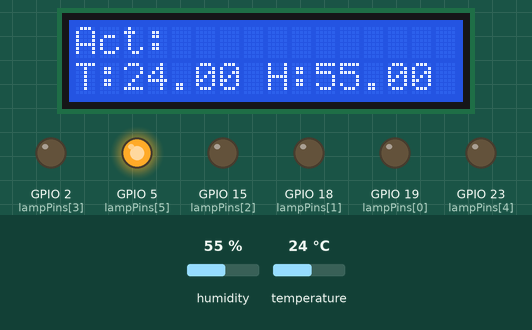
The sketch below on a simulated ESP32. Shown: 16×2 character LCD, output pins drawn as LEDs (lit = HIGH). The inputs (shaded band) are chosen by the test bench; at power-on: humidity 55 %, temperature 24 °C. WiFi joins after 1.5 s; servers stay silent unless stated; what the sketch prints to the serial monitor is not drawn.

Above: at 7.6 s.
7.7 s: humidity set to 22 %
At 12.8 s:
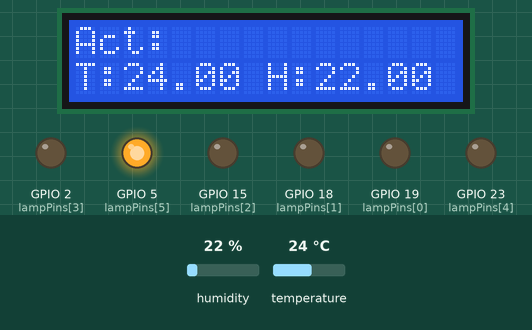
13.5 s: temperature set to 12 °C
At 17.8 s:
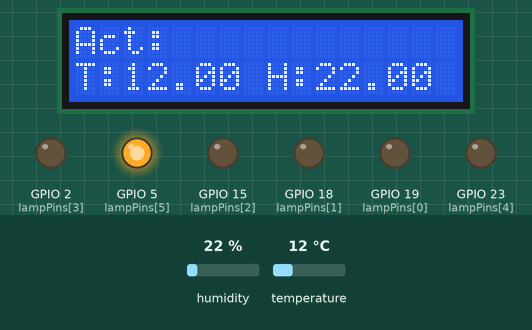
18.5 s: humidity set to 40 %
At 22.8 s:
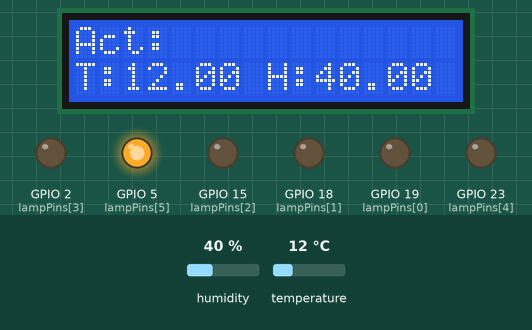
23.5 s: temperature set to 19 °C
At 27.8 s:
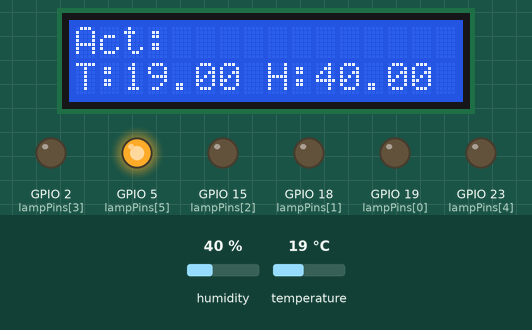
Timing chart, 0 to 29.3 s (numbered marks = the images above; inputs shaded):
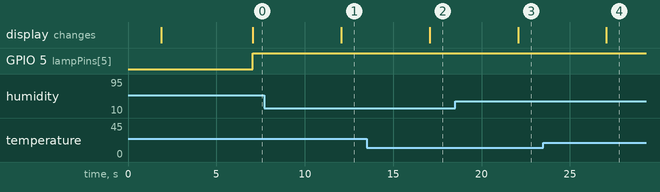

The sketch:

BlynkLamps.ino
```cpp
#define BLYNK_PRINT Serial

int pin        = 21;

//#include <WiFi.h>
//#include <WiFiClient.h>
#include <BlynkSimpleEsp32.h>

#include "DHT.h"        // including the library of DHT11 temperature and humidity sensor

#define DHTTYPE DHT11   // DHT 11

#define dht_dpin 4
DHT dht(dht_dpin, DHTTYPE);

typedef enum HomeLamps_e
{
  EHOMELAMPS_MIN = 0,
  EHOMELAMPS_KITCHEN = EHOMELAMPS_MIN,
  EHOMELAMPS_BEDROOM,
  EHOMELAMPS_LIVINGROOM,
  EHOMELAMPS_CORRIDOR,
  EHOMELAMPS_ALARM_ACTIVE,
  EHOMELAMPS_ALARM_TRIGGERED,
  EHOMELAMPS_MAX
} HomeLamps_t;

bool isLampStateOn[EHOMELAMPS_MAX] = { false, false, false, false, false, false};
const int lampPins[EHOMELAMPS_MAX] = { 19, 18, 15, 2, 23, 5};

//const int PIN_ADC_I = 34; // D34

// You should get Auth Token in the Blynk App.
// Go to the Project Settings (nut icon).
char auth[] = "";

// Your WiFi credentials.
// Set password to "" for open networks.
const char* ssid = "";
const char* pass = "";


int temp_threshold = 50;
BLYNK_WRITE(V3)
{
  temp_threshold = param.asInt(); // Get value as integer
}

int humidity_threshold = 50;
BLYNK_WRITE(V2)
{
  humidity_threshold = param.asInt(); // Get value as integer
}

BlynkTimer timer;

// This function sends Arduino's up time every second to Virtual Pin (5).
// In the app, Widget's reading frequency should be set to PUSH. This means
// that you define how often to send data to Blynk App.
void myTimerEvent()
{
  dht.begin();
  float h = dht.readHumidity();
  float t = dht.readTemperature();
  delay(100);
  Blynk.virtualWrite(V4, t);
  Blynk.virtualWrite(V5, h);
  delay(100);
  update_Lcd(isLampStateOn, t, h);

  if ( ( t > temp_threshold ) || (h > humidity_threshold))
  {
      digitalWrite(lampPins[EHOMELAMPS_ALARM_TRIGGERED], HIGH);
  }
}

void setup() {
  for ( unsigned int index = EHOMELAMPS_MIN; index < EHOMELAMPS_MAX ; index++ )
  {
      pinMode(lampPins[index], OUTPUT);
      digitalWrite(lampPins[index], LOW);
  }
  Serial.begin(115200);

  delay(10);
  Serial.print("Connecting to ");
  Serial.println(ssid);

  WiFi.begin(ssid, pass);
  int wifi_ctr = 0;
  while (WiFi.status() != WL_CONNECTED) {
    delay(500);
    Serial.print(".");
  }

  Serial.println("WiFi connected");

  Blynk.begin(auth, ssid, pass);

// Setup a function to be called every second
  timer.setInterval(5000L, myTimerEvent);

  init_Lcd();
}

void loop(){
    Blynk.run();
    timer.run(); // Initiates BlynkTimer
}
```

LcdHandler.ino
```cpp
#include <LiquidCrystal_I2C.h>

const int lcd_id_scanned = 0x27;

// set the LCD number of columns and rows
int lcdColumns = 16;
int lcdRows = 2;

// set LCD address, number of columns and rows
// if you don't know your display address, run an I2C scanner sketch
LiquidCrystal_I2C lcd(lcd_id_scanned, lcdColumns, lcdRows);

void init_Lcd()
{
    // initialize LCD
  lcd.init();
  // turn on LCD backlight
  lcd.backlight();
}

void update_Lcd(bool _isLampStateOn[], float _t, float _h )
{
    lcd.clear();
    lcd.setCursor(0, 0);
    // print message
    lcd.print("Act:");
    for ( unsigned int index = EHOMELAMPS_MIN; index < EHOMELAMPS_MAX ; index++ )
    {
        if ( true == _isLampStateOn[EHOMELAMPS_KITCHEN] )
        {
            Serial.println("lcd:K");
            lcd.setCursor(5, 0);
            lcd.print(" K");
        }
        if ( true == _isLampStateOn[EHOMELAMPS_BEDROOM] )
        {
            Serial.println("lcd:B");
            lcd.setCursor(7, 0);
            lcd.print(" B");
        }
        if ( true == _isLampStateOn[EHOMELAMPS_LIVINGROOM] )
        {
            Serial.println("lcd:L");
            lcd.setCursor(9, 0);
            lcd.print(" L");
        }
        if ( true == _isLampStateOn[EHOMELAMPS_CORRIDOR] )
        {
            Serial.println("lcd:C");
            lcd.setCursor(11, 0);
            lcd.print(" C");
        }
        if ( true == _isLampStateOn[EHOMELAMPS_ALARM_ACTIVE] )
        {
            Serial.println("lcd:C");
            lcd.setCursor(13, 0);
            lcd.print(" A");
        }
        if ( true == _isLampStateOn[EHOMELAMPS_ALARM_TRIGGERED] )
        {
            Serial.println("lcd:C");
            lcd.setCursor(15, 0);
            lcd.print(" T");
        }
    }
    // set cursor to first column, second row
    lcd.setCursor(0,1);
    lcd.print("T:");
    Serial.print("lcd:T");
    String strTemp = String(_t);
    Serial.println(strTemp);
    lcd.print(strTemp);
    lcd.print(" ");

    lcd.print("H:");
    Serial.print("lcd:H");
    String strHumid = String(_h);
    Serial.println(strHumid);
    lcd.print(strHumid);
}
```

Measured:
- after the input at 7.7 s, the display: changes after 4.4 s (image 1)
- after the input at 13.5 s, the display: changes after 3.6 s (image 2)
- after the input at 18.5 s, the display: changes after 3.6 s (image 3)
- after the input at 23.5 s, the display: changes after 3.6 s (image 4)
